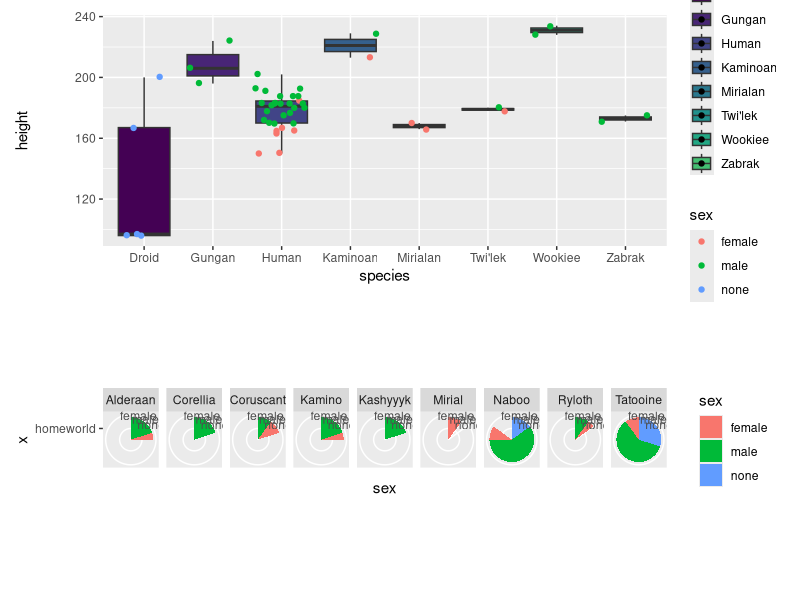

This chart was generated by the following R code:
## ---- chunk 1
library(dplyr)

species_counts <- starwars %>% 
  count(species)
glimpse(species_counts)

species_names <- filter(species_counts, n>1)
species_names

filtered_starwars <- filter(starwars, species %in% c("Droid", "Gungan", "Human", "Kaminoan", "Mirialan", "Twi'lek", "Wookiee", "Zabrak"))
head(filtered_starwars)
## ---- chunk 2
clean_starwars <- filtered_starwars[complete.cases(filtered_starwars[,2]),]

starwars_heights <- clean_starwars %>%
  group_by(species) %>%
  summarize(meanHeight = mean(height), medianHeight = median(height), sdHeight = sd(height))
starwars_heights
## ---- chunk 3
library(ggplot2)
library(viridis)
cols <- viridis(11, option = "viridis")

p1 <- ggplot(data=clean_starwars, aes(x=species, y=height, fill=species)) +
  geom_boxplot() +
  scale_fill_manual(values=cols) +
  geom_jitter(data = clean_starwars, position = "jitter", aes(color=sex))
## ---- chunk 4
species_petalLength <- filter(iris)



homeworld_counts <- starwars %>% 
  count(homeworld)
glimpse(homeworld_counts)

homeworld_names <- filter(homeworld_counts, n>1)
homeworld_names

filtered_starwars2 <- filter(starwars, homeworld %in% c("Alderaan", "Corellia", "Coruscant", "Kamino", "Kashyyyk", "Mirial", "Naboo", "Ryloth", "Tatooine"))
head(filtered_starwars2)
anyNA(filtered_starwars2[,10])

clean_starwars2 <- filtered_starwars2[complete.cases(filtered_starwars2[,8]),]  # filter NAs from 'sex' column

p2 <- ggplot(clean_starwars2, aes(x="homeworld", y=sex, fill=sex)) +
  geom_bar(stat="identity", width=1) +
  coord_polar("y", start=0) +
  facet_grid(.~homeworld)
## ---- chunk 5
library(patchwork)
p1 / p2
